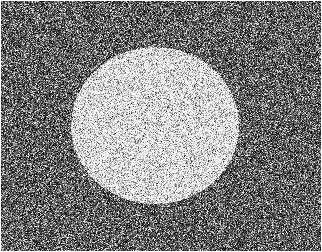
%> input picture Pratikum 5/Noisegray50%Gaussian.png, 322 x 252 px
$ octave Pseudo_code_4_12.m   (GNU Octave 9; MATLAB toolbox functions it lacks are replaced by stand-ins)
%> lines starting %> are read from the running program, lines starting %| are printed output that depends on the picture
clear all;
I=double(imread('Noisegray50%Gaussian.png'));
%> I: size 252x322 double; min 0, max 255, mean 129; mean of the top-left, top-right, bottom-left and bottom-right quarters 131.8, 126.7, 131.6, 126.1
[N, M]=size (I);
%> N = 252; M = 322
alp = input ('Masukan nilai alpha: ');
%> the answer given: 3
bt = input ('Masukan nilai beta: ');
%> the answer given: 3
K1a= (1+(1+2*cos (alp*bt)) * (exp (-2*alp) -exp (-alp))-exp(-3*alp));
K1b= (1-cos (alp*bt)) * (exp (-alp) +exp (-2*alp)) + (((1-bt^2)/(2*bt)) ...
    *sin (alp*bt)) * (exp(- alp)-exp(-2*alp));
K1=K1a/K1b;
c0=K1*exp(-alp) * (1-cos (alp*bt) + (((1-bt^2)/(2*bt)) *sin(alp*bt)));
c1=K1*exp(-2*alp) * (1-cos (alp*bt) - (((1-bt^2)/(2*bt)) *sin (alp*bt)));
b1=-exp(-alp) * (1+2*cos (alp*bt));
b2=exp(-2*alp) * (1+2*cos (alp*bt));
b3=-exp(-3*alp);
K2=K1a/(0.5+ (1.5-2*cos (alp*bt)) * (exp (-alp) +exp(-2*alp) ) ...
    + sin (alp*bt) * (exp (-alp) -exp(-2 *alp))/bt+0.5*exp(-3*alp) );
a0=0.5*K2;
a1=K2*exp(-alp) * (0.5-1.5*cos (alp*bt) +0.5*sin (alp*bt)/bt);
a2=K2*exp(-2*alp) * (1-0.5*cos (alp*bt)-0.5*sin (alp*bt)/bt);
a3=K2*exp(-alp) * (1-0.5*cos (alp*bt) +0.5*sin (alp*bt) /bt);
a4=K2*exp(-2*alp)* (0.5-1.5*cos (alp*bt)-0.5*sin (alp*bt)/bt);
a5=0.5*K2*exp(-3*alp);
for i=1:N
    yp(i,1)=a0*I(i,1);
    yp(i,2)=a0*I(i,2)+ a1*I(i,1)-b1*yp(i,1);
    yp(i,3)=a0*I(i,3)+ a1*I(i,2)+ a2*I (i,1)-b1*yp(i,2)-b2*yp(i,1);
    yn(i,M)=0;
    yn(i,M-1)=a3*I(i,M);
    yn(i,M-2)=a3*I(i,M-1)+a4*I(i,M)-b1*yn(i,M-1);
    yn(i,M-3)=a3*I(i,M-2)+a4*I(i,M-1)+a5*I(i,M)-b1*yn(i,M-2)-b2*yn(i,M-1);
    for j=4:M-3
        yp (i,j)=a0*I(i,j)+a1*I(i,j-1)+a2*I (i, j-2)-b1*yp ...
            (i, j-1)-b2*yp (i, j-2)-b3*yp (i, j-3);
        yn (i,M-j)=a3*I(i,(M-j)+1)+ a4*I (i,(M-j)+2)+ a5*I ...
            (i, (M-j)+3) -b1*yn (i,(M-j)+1)- b2*yn (i, (M-j)+2)-b3*yn ...
            (i, (M-j)+3);
    end
    yp(i,M-2)=a0*I(i, M-2)+a1*I (i, M-3)+a2*I (i, M-4) -b1*yp ...
        (i, M-3)-b2*yp (i, M-4)-b3*yp (i, M-5);
    yp(i,M-1)=a0*I(i, M-1)+a1*I (i, M-2)+a2*I (i, M-3) -b1*yp ...
        (i, M-2)- b2*yp (i, M-3)-b3*yp (i, M-4);
    yp(i,M)=a0*I(i,M) +a1*I(i,M-1)+a2*I(i,M-2)-b1*yp(i,M-1)...
        -b2*yp(i,M-2)-b3*yp(i,M-3);
end
for i=1:N
    for j=1:M
        Yx(i,j)=yp(i,j)+yn(i,j);
    end
end
for j=1:M
    yp (1,j)=a0*I(1,j);
    yp (2,j)=a0*I(2,j)+ a1*I (1,j)-b1*yp(1, j);
    yp (3,j)=a0*I(3,j)+ a1*I (2,j)+ a2*I(1,j)-b1*yp (2,j)-b2*yp (1, j);
    yn (N,j)=0;
    yn (N-1,j)=a3*I (N,j);
    yn (N-2,j)=a3*I (N-1,j)+a4*I (N,j)-b1*yn (N-1, j);
    yn (N-3,j)=a3*I (N-2,j)+a4*I (N-1,j)+a5*I(N,j)-b1*yn (N-2,j)...
        -b2*yn (N-1, j);
    for i=4:N-3
        yp(i, j)=a0*I(i, j)+a1*I(i-1, j)+a2*I(i-2, j)-b1*yp(i-1, j)...
            -b2*yp(i-2, j)-b3*yp(i-3,j);
        yn(N-i,j)=a3*I(N-i+1,j)+a4*I(N-i+2,j)+a5*I(N-i+3,j)...
            - b1*yn(N-i+1,j)-b2*yn(N-i+2,j) - b3*yn(N-i+3,j);
    end
    yp(i,M-2)=a0*I (i, M-2)+a1*I (i, M-3)+a2*I ...
        (i, M-4)-b1*yp (i, M-3)-b2*yp (i, M-4)-b3*yp (i, M-5);
    yp(i,M-1)=a0*I (i, M-1)+a1*I (i, M-2)+a2*I (i, M-3)-b1*yp ...
        (i, M-2)-b2*yp (i, M-3)-b3*yp (i, M-5);
    yp(i,M) =a0*I(i,M) +a1 *I (i, M-1)+a2*I (i, M-2)-b1*yp ...
        (i, M-1)-b2*yp (i, M-2)-b3*yp (i,M-3);
end
for i=1:N
    for j=1:M
        Yy(i, j)=(yp(i,j)+ yn (i,j));
    end
end
for j=1:M
    yp (1,j)=0;
    yp (2,j)=c0*Yx (1,j);
    yp (3,j)=c0*Yx (2,j)+c1*Yx (1, j)-b1*yp (2,j);
    yn (N,j)=0;
    yn (N-1,j)=c0*Yx (N,j);
    yn (N-2,j)=c0*Yx (N-1, j)+c1*Yx (N,j)-b1*yn (N-1, j);
    yn (N-3,j)=c0*Yx (N-2, j)+c1*Yx (N-1,j)-b1*yn (N-2, j)-b2*yn (N-1, j);
    for i=4:N-3
        yp (i, j) =c0*Yx (i-1, j)+c1*Yx (i-2, j)-b1*yp (i-1, j)-b2*yp ...
            (i-2,j)-b3*yp (i-3,j);
        yn (N-i, j)=c0*Yx (N-i+1, j)+c1*Yx (N-i+2, j)- b1*yn ...
            (N-i+1, j)- b2*yn (N-i+2,j)- b3*yn (N-i+3,j);
    end
    yp (N-2, j)=c0*Yx (N-3, j)+c1*Yx (N-4, j)-b1*yp (N-3,j)-b2*yp ...
        (N-4, j)-b3*yp (N-5,j);
    yp (N-1, j)=c0*Yx (N-2, j)+c1*Yx (N-3, j)-b1*yp (N-2, j)-b2*yp ...
        (N-3, j)-b3*yp (N-4,j);
    yp (N,j)=c0*Yx (N-1, j)+c1*Yx (N-2,j)-b1*yp (N-1, j)-b2*yp ...
        (N-2,j)-b3*yp (N-3,j);
end
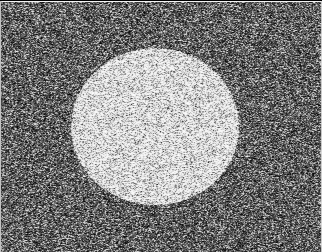
%> yp: size 252x322 double; min 0, max 253.2, mean 127.8
for i=1:N
    for j=1:M
        Yx (i, j)=abs (yp (i,j)- yn (i,j));
    end
end
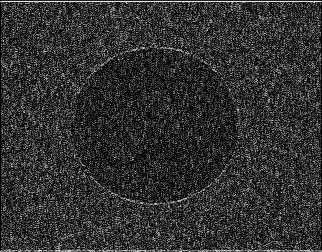
%> Yx: size 252x322 double; min 0, max 243, mean 49.4
for i=1:N
    yp (1,1)=0; yn (i,M)=0;
    yp (1,2)=c0*Yy (i, 1);
    yp (1,3)=c0*Yy (1, 2)+c1*Yy (i, 1)-b1*yp (1,2);
    yn (i, M-1)=c0*Yy(i,M);
    yn (i, M-2)=c0*Yy (i, M-1)+c1*Yy (i,M)-b1*yn (i, M-1);
    yn (i,M-3)=c0*Yy (i, M-2)+c1*Yy (i,M-1)-b1*yn (i, M-2)-b2*yn (i, M-1);
    for j=4:M-3
        yp (i, j)=c0*Yy(i,j-1)+c1*Yy (i, j-2)-b1*yp (i, j-1)-b2*yp ...
            (i, j-2)-b3*yp (i, j-3);
        yn(i,M-j)=c0*Yy(i,(M-j)+1)+c1*Yy(i,(M-j)+2)-b1*yn(i,(M-j)+1)...
            -b2*yn(i,(M-j)+2)-b3*yn(i,(M-j)+3);
    end
    yp (i, M-2)=c0*Yy (i, M-3)+c1*Yy (i, M-4)-b1*yp ...
        (i, M-3)-b2*yp (i, M-4)-b3*yp (i,M-5);
    yp (i, M-1)=c0*Yy (i, M-2)+c1*Yy (i, M-3)-b1*yp ...
        (i, M-2)-b2*yp (i, M-3)-b3*yp (i,M-4);
    yp (i,M)=c0*Yy (i, M-1)+c1*Yy(i, M-2)-b1*yp(i, M-1)...
        -b2*yp(i,M-2)-b3*yp(i, M-3);
end
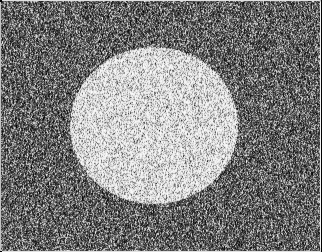
%> yn: size 252x322 double; min 0, max 252.9, mean 128.4
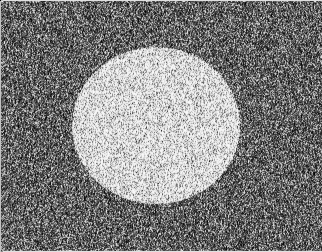
%> yp: size 252x322 double; min 0, max 252.7, mean 128.3
for i=1:N
    for j=1:M
        Yy (i, j)=abs (yp (i, j)-yn (i, j));
    end
end
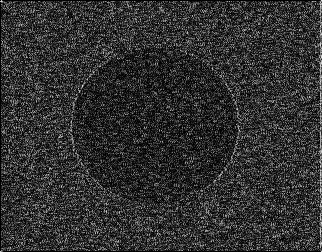
%> Yy: size 252x322 double; min 0, max 224.9, mean 49.1

for i=1:N
    for j=1:M
        Y(i,j)=Yx(i,j)+Yy (i, j);
    end
end
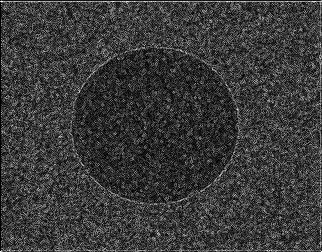
%> Y: size 252x322 double; min 0, max 427.5, mean 98.5; drawn with min black and max white
figure (1), imshow(uint8 (I));
figure (4), imshow (uint8 (Y));
%> after `imshow (uint8 (Y))`:
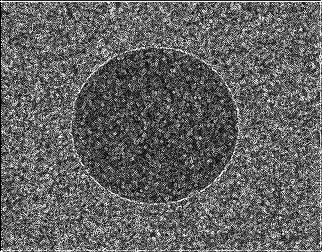
%> displayed picture: size 252x322, on the screen's scale of 0 to 255; min 0, max 255, mean 98.1
